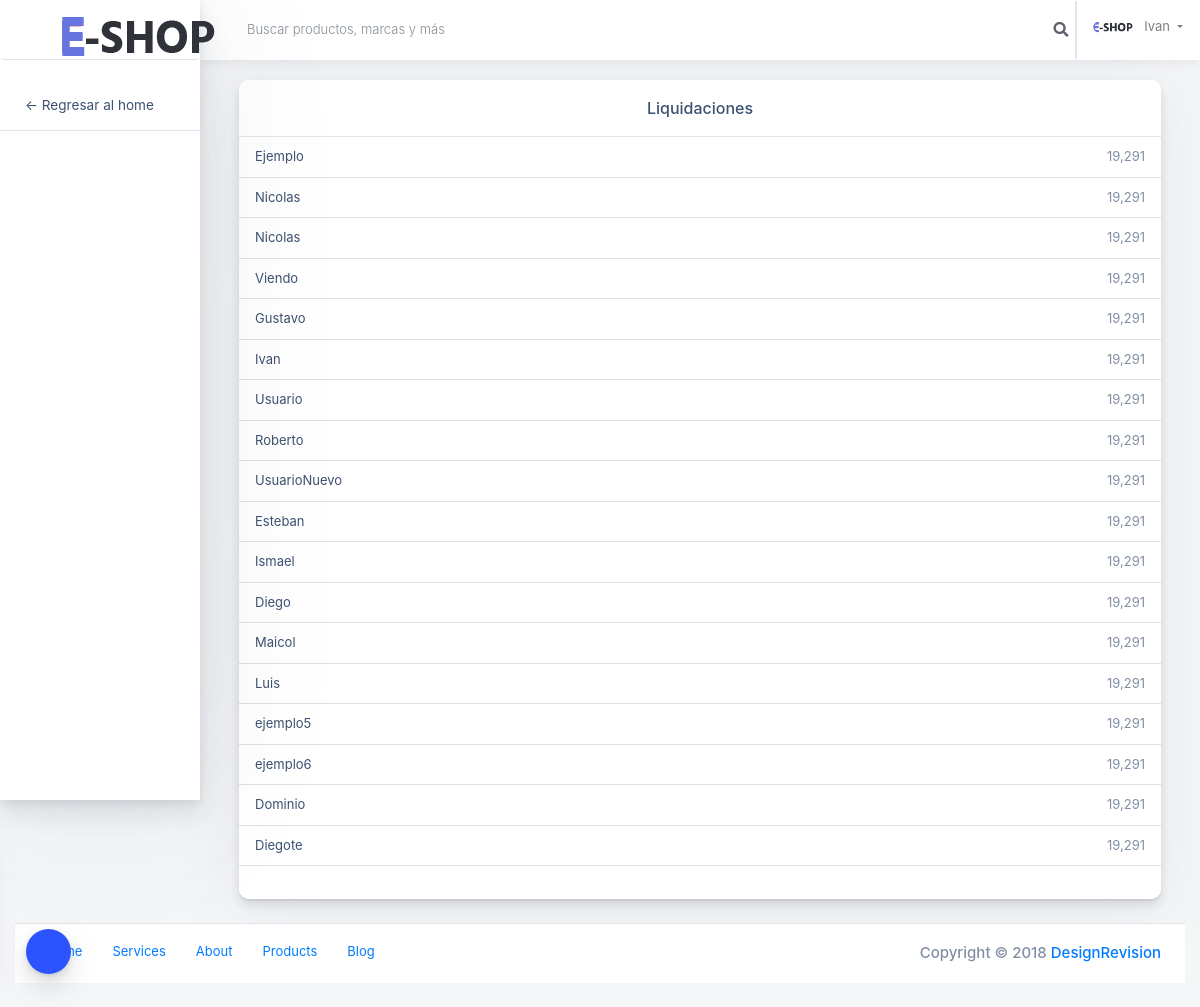
Page /Views/Administrador/HTML/Liquidaciones.php (signed in) on the committed database.
### tables this page shows
CREATE TABLE `usuario` (
  `id` int(11) NOT NULL,
  `email` varchar(50) NOT NULL,
  `password` varchar(20) NOT NULL,
  `Nombre` varchar(20) NOT NULL,
  `estado` varchar(200) NOT NULL,
  `pais` varchar(100) NOT NULL,
  `latitud` varchar(100) NOT NULL,
  `longitud` varchar(100) NOT NULL,
  `rol` varchar(100) NOT NULL,
  `idTipoUser` int(11) DEFAULT NULL
);

### Views/conexionBD/conexion.php (called while the page is built, shortened)
<?php
class Conexion{
	 private $msq="";
	public function __construct()
	 {
		 $archivoConfig = "config.ini";
		 $confi = parse_ini_file($archivoConfig, true);
		 $this->host = $confi["bd"]["host"];
		 $this->usuario = $confi["bd"]["usuario"];
		 $this->clave=$confi["bd"]["clave"];
		 $this->bd = $confi["bd"]["bd"];
		$this->msq = new mysqli($this->host, $this->usuario, $this->clave, $this->bd);
	 }
	 public function realizarConsulta($consulta){
 if(!$resultado = $this->msq->query($consulta) )
 {
	 echo "Ha ocurrido un error al ejecutar la consulta   ";
 }else{
	 return $resultado;
	   }
 }
}
?>

### Views/Administrador/HTML/MontosInvolucrados.php (called while the page is built)
<?php
$ConsultaGeneral = "SELECT * FROM usuario";
$ConsultaTodosLosUsuario = $conexion->realizarConsulta($ConsultaGeneral);
?>

### Views/Administrador/HTML/Liquidaciones.php (the view, shortened to what this page needs)
<?php
include_once ("../../conexionBD/conexion.php");
$conexion = new Conexion();
require_once ("MontosInvolucrados.php");
?>
<!doctype html>
<html class="no-js h-100" lang="en">
  <head>
    <link href="https://use.fontawesome.com/releases/v5.0.6/css/all.css" rel="stylesheet">
	<link rel="stylesheet" href="https://maxcdn.bootstrapcdn.com/bootstrap/3.3.7/css/bootstrap.min.css">
    <link rel="stylesheet" href="https://stackpath.bootstrapcdn.com/bootstrap/4.1.3/css/bootstrap.min.css">
    <link rel="stylesheet" id="main-stylesheet" data-version="1.1.0" href="styles/shards-dashboards.1.1.0.min.css">
    <link rel="stylesheet" href="styles/extras.1.1.0.min.css">
  </head>
  <body class="h-100">
    <div class="color-switcher-toggle animated pulse infinite">
    </div>
    <div class="container-fluid" >
      <div class="row">
        <aside class="main-sidebar col-12 col-md-3 col-lg-2 px-0">
          <div class="main-navbar">
            <nav class="navbar align-items-stretch navbar-light bg-white flex-md-nowrap border-bottom p-0">
              <a class="navbar-brand w-100 mr-0" href="#" style="line-height: 25px;">
                <div class="header-logo">
                    <a class="logo" href="../../Index.php">
                        <img src="../../img/logo.png" style="margin-right: 21px;" alt="">
                    </a>
                </div>
              </a>
            </nav>
          </div>
		<div class="nav-wrapper">
            <ul class="nav flex-column">
              <li class="nav-item">
                <a class="nav-link " href="Administrador.php">
                  <span>&#x2190 Regresar al home</span>
                </a>
              </li>
		</ul>
		</div>
        </aside>
        <main class="main-content col-lg-10 col-md-9 col-sm-12 p-0 offset-lg-2 offset-md-3">
          <div class="main-navbar sticky-top bg-white">
            <nav class="navbar align-items-stretch navbar-light flex-md-nowrap p-0">
              <form method="get" action="../../ProductoBuscado.php" class="main-navbar__search w-100 d-none d-md-flex d-lg-flex">
                <div class="input-group input-group-seamless ml-3">
                  <div class="input-group-prepend">
                    <div class="input-group-text">
                    </div>
                  </div>
				  <input class="navbar-search form-control" name="buscar" type="search" placeholder="Buscar productos, marcas y más" aria-label="Search"> </div>
				<button class="search-btn" name="enviar" type="submit" style="background-color: white;border: none;"><i class="fa fa-search"></i></button>
			 </form>
              <ul class="navbar-nav border-left flex-row ">
                <li class="nav-item dropdown">
                  <a class="nav-link dropdown-toggle text-nowrap px-3" data-toggle="dropdown" href="#" role="button" aria-haspopup="true" aria-expanded="false">
                    <img class="user-avatar rounded-circle mr-2" src="../../img/logo.png" alt="User Avatar">
                    <?php	if(isset($_SESSION['username'])) { ?>
					<span class="d-none d-md-inline-block"><?php $nombre = $_SESSION['nombre']; echo $nombre;?></span>
					<?php } ?>
				  </a>
                </li>
              </ul>
            </nav>
          </div>
		  <div class="main-content-container container-fluid px-4">
              <div class="col-lg-12 col-md-12 col-sm-12 mb-4">
                <div class="card card-small">
                  <div class="card-header border-bottom">
                    <h6 class="m-0 text-center">Liquidaciones</h6>
                  </div>
                  <div class="card-body p-0">
                    <ul class="list-group list-group-small list-group-flush">
 <?php  while($f=mysqli_fetch_array($ConsultaTodosLosUsuario))
{
	?>
					  <li class="list-group-item d-flex px-3">
						<span class="text-semibold text-fiord-blue"><?php echo $f['Nombre']; ?></span>
                        <span class="ml-auto text-right text-semibold text-reagent-gray">19,291</span>
                      </li>
					  <?php
}
?>
                    </ul>
                  </div>
                  <div class="card-footer border-top">
                    <div class="row">
                      <div class="col">
                      </div>
                      <div class="col text-right view-report">
                      </div>
                    </div>
                  </div>
                </div>
              </div>
            </div>
          </div>
          <footer class="main-footer col-md-12 col-sm-12 mb-4 d-flex p-2 px-3 bg-white border-top">
            <ul class="nav">
              <li class="nav-item">
                <a class="nav-link" href="#">Home</a>
              </li>
              <li class="nav-item">
                <a class="nav-link" href="#">Services</a>
              </li>
              <li class="nav-item">
                <a class="nav-link" href="#">About</a>
              </li>
              <li class="nav-item">
                <a class="nav-link" href="#">Products</a>
              </li>
              <li class="nav-item">
                <a class="nav-link" href="#">Blog</a>
              </li>
            </ul>
            <span class="copyright ml-auto my-auto mr-2">Copyright © 2018
              <a href="https://designrevision.com" rel="nofollow">DesignRevision</a>
            </span>
          </footer>
      </div>
  </body>
</html>

### rows in the picture
usuario: Nombre "Ejemplo"
usuario: Nombre "Nicolas"
usuario: Nombre "Nicolas"
usuario: Nombre "Viendo"
usuario: Nombre "Gustavo"
usuario: Nombre "Ivan"
usuario: Nombre "Usuario"
usuario: Nombre "Roberto"
usuario: Nombre "UsuarioNuevo"
usuario: Nombre "Esteban"
usuario: Nombre "Ismael"
usuario: Nombre "Diego"
usuario: Nombre "Maicol"
usuario: Nombre "Luis"
usuario: Nombre "ejemplo5"
usuario: Nombre "ejemplo6"
usuario: Nombre "Dominio"
usuario: Nombre "Diegote"

### other values in the picture
$nombre "Ivan"
